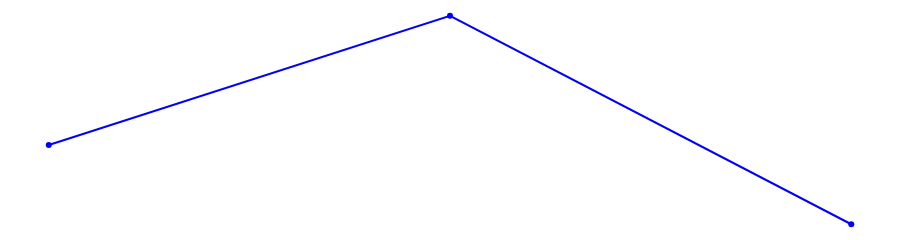
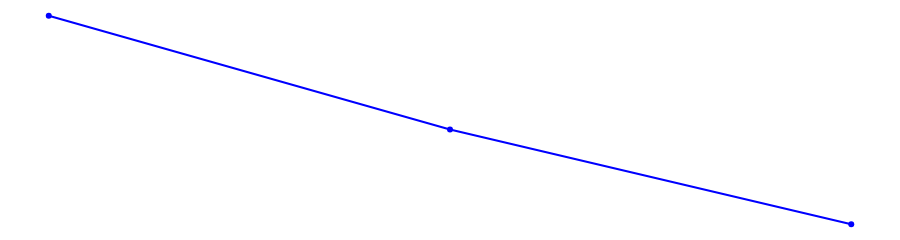

The cell these charts' notebook holds for them, in order:
### Code cell
# cSpell: disable=invalid-name
def line_graph(df: pd.DataFrame, indicator: str):
    # Converter 'data_registro' para datetime e criar uma nova coluna 'data_turno'

    df["data_registro"] = pd.to_datetime(df["data_registro"])

    df["data_turno"] = df["data_registro"].dt.strftime("%Y-%m-%d")

    # Agrupar por 'data_turno' e 'turno' e calcular a média da eficiência

    df_grouped = df.groupby(["data_turno"])[indicator].mean().reset_index()

    # Multiplicar a eficiência por 100 para converter para porcentagem

    df_grouped[indicator] = df_grouped[indicator] * 100

    # Criar o gráfico

    fig = go.Figure(
        go.Scatter(
            x=df_grouped["data_turno"],
            y=df_grouped[indicator],
            mode="lines+markers",
            line=dict(color="blue"),
            marker=dict(color="blue"),
            hovertemplate="<i>Dia</i>: %{x}" + "<br><b>Porcentagem</b>: %{y:.1f}<br>",
            hoverinfo="skip",
        )
    )

    fig.update_layout(
        showlegend=False,
        plot_bgcolor="white",
        xaxis=dict(showticklabels=False),  # Esconde os valores do eixo x
        yaxis=dict(showticklabels=False),
        margin=dict(t=0, b=0, l=0, r=0),
        # height=None, # removido apenas para visualização no jupyter
        # autosize=True, # removido apenas para visualização no jupyter
        height=200,  # apenas para visualização no jupyter
    )

    fig.show()


line_graph(df_eff, "eficiencia")


line_graph(df_perf, "performance")


line_graph(df_reparos, "reparo")

### Figure 1 — Plotly figure (JSON) as saved in the notebook; plotly's stock layout.template omitted (floating-point values rounded to 4 significant figures)
{"data": [{"hoverinfo": "skip", "hovertemplate": "<i>Dia</i>: %{x}<br><b>Porcentagem</b>: %{y:.1f}<br>", "line": {"color": "blue"}, "marker": {"color": "blue"}, "mode": "lines+markers", "type": "scatter", "x": ["2024-02-01", "2024-02-02", "2024-02-03"], "y": [50.11, 70, 37.93]}], "layout": {"height": 200, "margin": {"b": 0, "l": 0, "r": 0, "t": 0}, "plot_bgcolor": "white", "showlegend": false, "xaxis": {"showticklabels": false}, "yaxis": {"showticklabels": false}}}

### Figure 2 — Plotly figure (JSON) as saved in the notebook; plotly's stock layout.template omitted (floating-point values rounded to 4 significant figures)
{"data": [{"hoverinfo": "skip", "hovertemplate": "<i>Dia</i>: %{x}<br><b>Porcentagem</b>: %{y:.1f}<br>", "line": {"color": "blue"}, "marker": {"color": "blue"}, "mode": "lines+markers", "type": "scatter", "x": ["2024-02-01", "2024-02-02", "2024-02-03"], "y": [37.47, 18.92, 3.448]}], "layout": {"height": 200, "margin": {"b": 0, "l": 0, "r": 0, "t": 0}, "plot_bgcolor": "white", "showlegend": false, "xaxis": {"showticklabels": false}, "yaxis": {"showticklabels": false}}}
